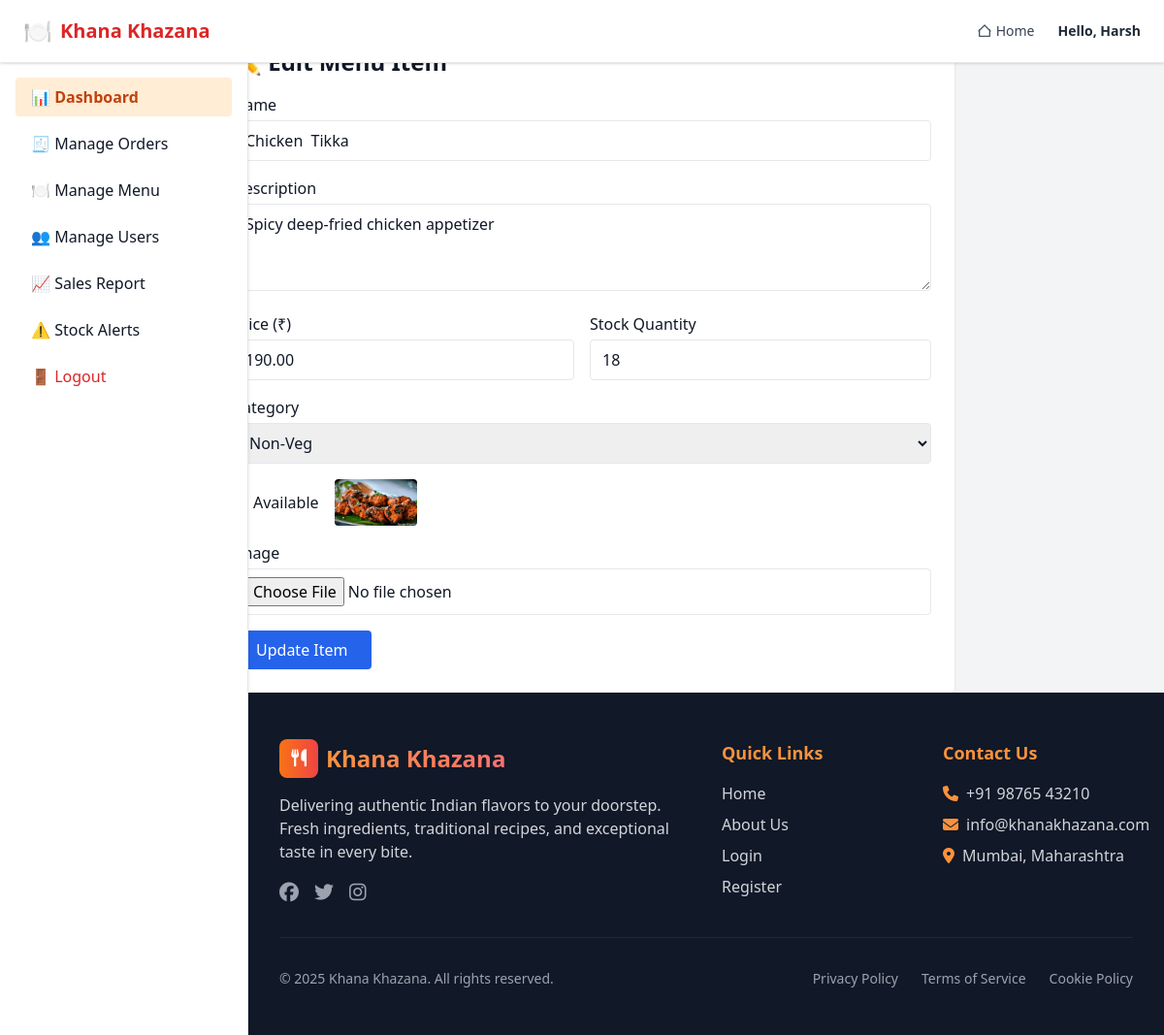
The page /admin/edit_menu_item.php?id=10 (signed in) on the database its author committed.
### tables this page shows
CREATE TABLE `menu_items` (
  `id` int(11) NOT NULL,
  `name` varchar(255) NOT NULL,
  `description` text DEFAULT NULL,
  `price` decimal(10,2) NOT NULL,
  `category` varchar(50) DEFAULT NULL,
  `stock_qty` int(11) DEFAULT 0,
  `image` varchar(255) DEFAULT NULL,
  `available` tinyint(1) DEFAULT 1
);

### admin/edit_menu_item.php (the view, shortened to what this page needs)
<?php
include("../include/db.php");
include("../include/admin_header.php");
include("../include/admin_sidebar.php");
$item = [
    'id' => '',
    'name' => '',
    'description' => '',
    'price' => '',
    'category' => '',
    'stock_qty' => '',
    'available' => 1,
    'image' => ''
];
$isEdit = false;
if (!empty($_GET['id'])) {
    $id = (int)$_GET['id'];
    $query = mysqli_query($conn, "SELECT * FROM menu_items WHERE id = $id");
    if ($query && mysqli_num_rows($query) === 1) {
        $item = mysqli_fetch_assoc($query);
        $isEdit = true;
    } else {
        echo "<p class='text-red-600 p-4'>Invalid item ID.</p>";
        exit();
    }
}
?>
<div class="max-w-3xl mx-auto p-6 bg-white rounded shadow mt-6">
    <h2 class="text-2xl font-bold mb-4"><?= $isEdit ? '✏️ Edit Menu Item' : '➕ Add New Menu Item' ?></h2>
    <form method="POST" enctype="multipart/form-data" class="space-y-4">
        <div>
            <label class="block mb-1 font-medium">Name</label>
            <input type="text" name="name" required value="<?= htmlspecialchars($item['name']) ?>"
                   class="w-full border px-3 py-2 rounded">
        </div>
        <div>
            <label class="block mb-1 font-medium">Description</label>
            <textarea name="description" rows="3" required
                      class="w-full border px-3 py-2 rounded"><?= htmlspecialchars($item['description']) ?></textarea>
        </div>
        <div class="grid grid-cols-2 gap-4">
            <div>
                <label class="block mb-1 font-medium">Price (₹)</label>
                <input type="number" step="0.01" name="price" required value="<?= htmlspecialchars($item['price']) ?>"
                       class="w-full border px-3 py-2 rounded">
            </div>
            <div>
                <label class="block mb-1 font-medium">Stock Quantity</label>
                <input type="number" name="stock_qty" required value="<?= htmlspecialchars($item['stock_qty']) ?>"
                       class="w-full border px-3 py-2 rounded">
            </div>
        </div>
        <div>
            <label class="block mb-1 font-medium">Category</label>
            <select name="category" required class="w-full border px-3 py-2 rounded">
                <option value="Non-Veg" <?= $item['category'] === 'Non-Veg' ? 'selected' : '' ?>>Non-Veg</option>
            </select>
        </div>
        <div class="flex items-center space-x-4">
            <label class="flex items-center space-x-2">
                <span>Available</span>
            </label>
            <?php if ($item['image']) : ?>
                <img src="../assets/images/<?= $item['image'] ?>" alt="Item Image" class="h-12 rounded">
            <?php endif; ?>
        </div>
        <div>
            <label class="block mb-1 font-medium">Image</label>
            <input type="file" name="image" accept="image/*" class="w-full border px-3 py-2 rounded">
        </div>
        <button type="submit"
                class="bg-blue-600 hover:bg-blue-700 text-white px-6 py-2 rounded">
            <?= $isEdit ? 'Update Item' : 'Add Item' ?>
        </button>
    </form>
</div>
<?php include("../include/admin_footer.php"); ?>

### rows shown on the page
menu_items: name "Chicken Tikka", description "Spicy deep-fried chicken appetizer", price "190.00", stock_qty "18", category "Non-Veg", image (picture)

### other values the page prints
$_SESSION['admin_name'] "Harsh"
